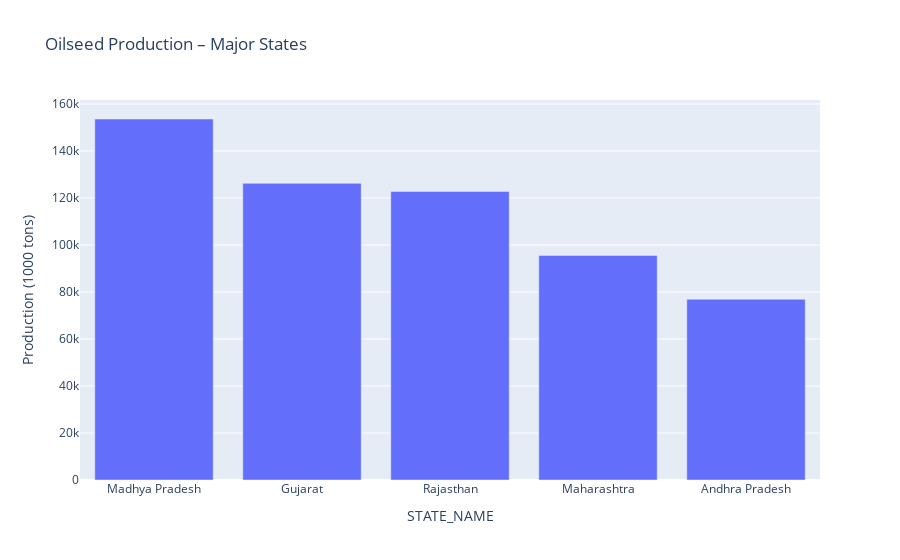

The code cell stored with this chart in its notebook:
### Code cell
#Oilseed Production in Major States
fig = px.bar(
    oil_top5,
    x=oil_top5.index,
    y=oil_top5.values,
    title="Oilseed Production – Major States",
    labels={"y": "Production (1000 tons)"}
)
fig.show()

### Figure 1 — Plotly figure (JSON) as saved in the notebook; plotly's stock layout.template omitted (floating-point values rounded to 4 significant figures)
{"data": [{"hovertemplate": "STATE_NAME=%{x}<br>Production (1000 tons)=%{y}<extra></extra>", "legendgroup": "", "marker": {"color": "#636efa", "pattern": {"shape": ""}}, "name": "", "orientation": "v", "showlegend": false, "textposition": "auto", "type": "bar", "x": ["Madhya Pradesh", "Gujarat", "Rajasthan", "Maharashtra", "Andhra Pradesh"], "xaxis": "x", "y": [153600.0, 126200.0, 122700.0, 95570.0, 76890.0], "yaxis": "y"}], "layout": {"barmode": "relative", "legend": {"tracegroupgap": 0}, "title": {"text": "Oilseed Production – Major States"}, "xaxis": {"anchor": "y", "domain": [0, 1], "title": {"text": "STATE_NAME"}}, "yaxis": {"anchor": "x", "domain": [0, 1], "title": {"text": "Production (1000 tons)"}}}}
